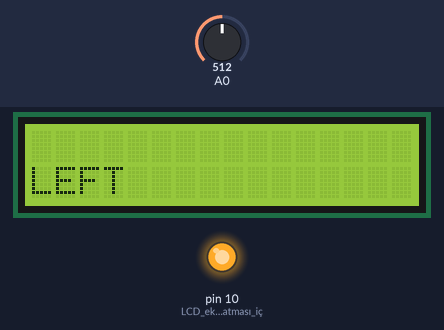
A sketch run on a simulated Arduino Uno, built with avr-gcc and run on an emulated ATmega328P. Parts: 16×2 character LCD, output pins drawn as LEDs (lit = HIGH). The test bench sets the inputs (shaded band); at power-on: A0 = 512.

Above: at 1.7 s.
1.8 s: A0 set to 542
3.3 s: A0 set to 572
At 4.3 s:
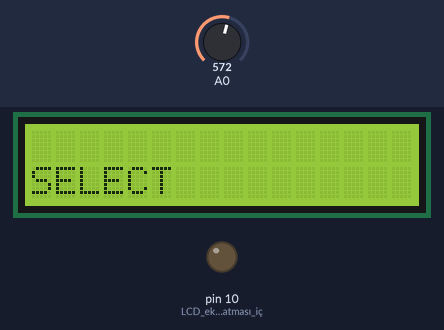
4.8 s: A0 set to 370
At 6.0 s:
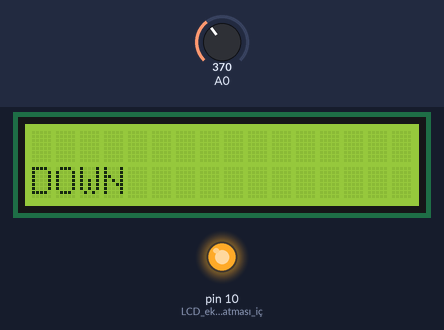
6.8 s: A0 set to 185
At 8.0 s:
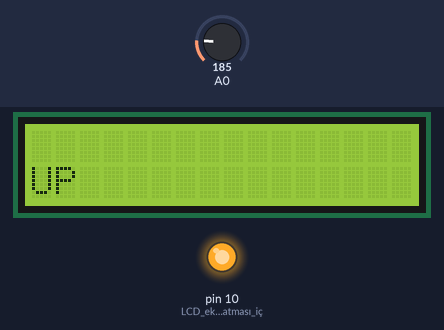
8.3 s: A0 set to 40
At 9.4 s:
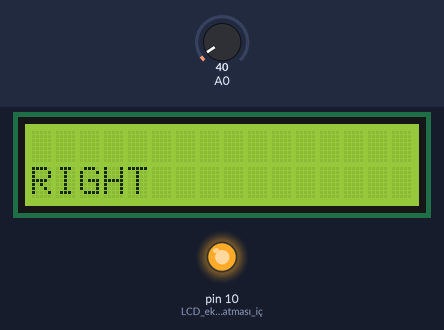
9.8 s: A0 set to 60
At 10.5 s:
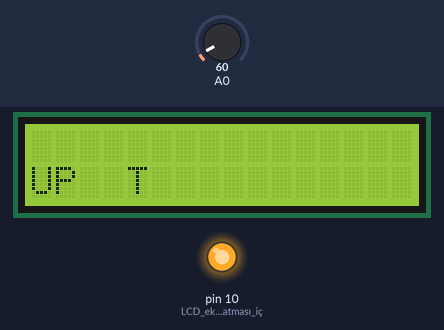
Timing chart, 0 to 12.3 s (numbered marks = the images above; inputs shaded):
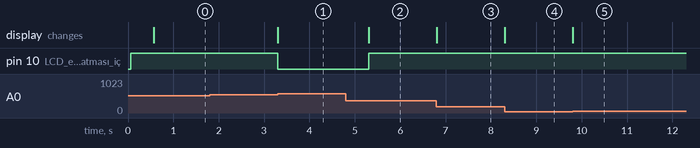

Measured:
- the behaviour switches between 554 and 555 on A0 (found by bisection; images 0 and 1)
- after the input at 1.8 s, every drawn part: stays the same
- after the input at 3.3 s, pin 10 (LCD_ekran_aydınlatması_iç): HIGH → LOW at once; the display: changes at once (image 1)
- after the input at 4.8 s, pin 10 (LCD_ekran_aydınlatması_iç): LOW → HIGH after 0.50 s; the display: changes after 0.50 s (image 2)
- after the input at 6.8 s, the display: changes at once (image 3)
- after the input at 8.3 s, the display: changes at once (image 4)
- after the input at 9.8 s, the display: changes at once (image 5)

The sketch:

Shield_buton_ismini_yaz.ino
```cpp
#include <LiquidCrystal.h> // KÜTÜPHANE DOSYASI EKLENDİ
LiquidCrystal lcd(8, 9, 4, 5, 6, 7); // RS, En, D4, D5, D6, D7

int okunan=0;
int tus=0;

#define sag 0
#define ust 1
#define alt 2
#define sol 3
#define secim 4
#define yok 5

// Tuş oku Fonksiyonu
int tus_oku()
{
okunan=analogRead(0);
if (okunan > 1000) return yok;
if (okunan <50) return sag;
if (okunan < 195) return ust;
if (okunan <380) return alt;
if (okunan < 555) return sol;
if (okunan < 790) return secim;
return yok;
}
void setup()
{
  lcd.begin(16, 2);
  lcd.setCursor(0,0);
  lcd.print("******AKMYO***");  // İlk satıra okulun ismini yaz
  pinMode(10,OUTPUT);           //LCD ekran aydınlatması için pin 10 u çıkış olarak ayarla
  digitalWrite(10, HIGH);
  delay(500);
  lcd.clear();
}

void loop()
{
  digitalWrite(10,HIGH);
  lcd.setCursor(0,1);
  tus=tus_oku();
  switch(tus)
  {
    case sag:
    {
    lcd.print("RIGHT  ");
    break;
    }
    case sol:
    {
    lcd.print("LEFT  ");
    break;
    }
    case ust:
    {
    lcd.print("UP  ");
    break;
    }
    case alt:
    {
    lcd.print("DOWN  ");
    break;
    }
    case secim:
    {
    lcd.print("SELECT");
    digitalWrite(10,LOW);
    delay(1000);
    break;
    }
    case yok:
    {
    lcd.print("NONE  ");
    break;
    }
  }
}
```
